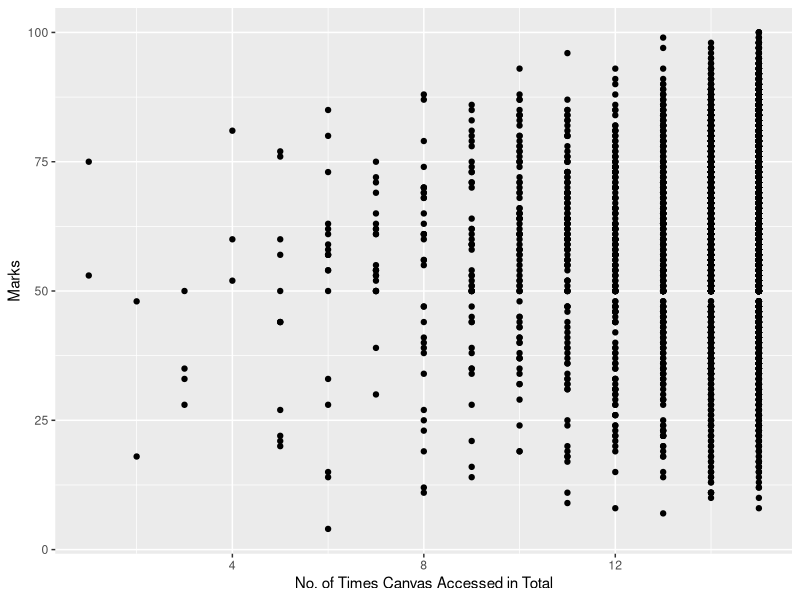

The R script that drew this image:
## ---- chunk 1
library(kableExtra)
library(dbplyr)
library(tidyverse)
library(ggplot2)

#Reading data from Data.csv
data = read.csv("data/Data.csv")
data_dom = subset(data, Dom.Int == 'Domestic', select = c(Mark, Unit.of.Study.Identifier))
data_int = subset(data, Dom.Int == 'International', select = c(Mark, Unit.of.Study.Identifier))

# Adding new Canvas_Total coloumn
## ---- chunk 2
dim(data)
## ---- chunk 3
class(data)
## ---- chunk 4
str(data)
## ---- chunk 5
t.test(data_dom$Mark, data_int$Mark)
## ---- chunk 6
table = data.frame("Units" = c("A","C","G","H","K","M","O","Q","S","T","V","W","X","Y","Z"), "P Value" = c(0.2232, 0.9894, 0.9338, "<2.2e-16", 0.9736, 0.9981, 0.9682, 0.9999, 0.006201, 0.02281, "4.337e-10", 0.9684, "7.623e-16", 0.1212, 0.04019))

table %>% kable() %>% kable_styling(bootstrap_options = "striped")
## ---- chunk 7
data$canvas_total = data %>% select(9:23) %>% rowSums()
ggplot(data, aes(x=data$canvas_total, y=data$Mark)) + geom_point() + xlab("No. of Times Canvas Accessed in Total") + ylab("Marks")
## ---- chunk 8
data_dom_A = data_dom[which(data_dom$Unit.of.Study.Identifier == 'UNIT A'), ]
data_int_A = data_int[which(data_int$Unit.of.Study.Identifier == 'UNIT A'), ]

t.test(data_dom_A$Mark, data_int_A$Mark, alternative = "greater")
## ---- chunk 9
data_dom_C = data_dom[which(data_dom$Unit.of.Study.Identifier == 'UNIT C'), ]
data_int_C = data_int[which(data_int$Unit.of.Study.Identifier == 'UNIT C'), ]

t.test(data_dom_C$Mark, data_int_C$Mark, alternative = "greater")
## ---- chunk 10
data_dom_G = data_dom[which(data_dom$Unit.of.Study.Identifier == 'UNIT G'), ]
data_int_G = data_int[which(data_int$Unit.of.Study.Identifier == 'UNIT G'), ]

t.test(data_dom_G$Mark, data_int_G$Mark, alternative = "greater")
## ---- chunk 11
data_dom_H = data_dom[which(data_dom$Unit.of.Study.Identifier == 'UNIT H'), ]
data_int_H = data_int[which(data_int$Unit.of.Study.Identifier == 'UNIT H'), ]

t.test(data_dom_H$Mark, data_int_H$Mark, alternative = "greater")
## ---- chunk 12
data_dom_K = data_dom[which(data_dom$Unit.of.Study.Identifier == 'UNIT K'), ]
data_int_K = data_int[which(data_int$Unit.of.Study.Identifier == 'UNIT K'), ]

t.test(data_dom_K$Mark, data_int_K$Mark, alternative = "greater")
## ---- chunk 13
data_dom_M = data_dom[which(data_dom$Unit.of.Study.Identifier == 'UNIT M'), ]
data_int_M = data_int[which(data_int$Unit.of.Study.Identifier == 'UNIT M'), ]

t.test(data_dom_M$Mark, data_int_M$Mark, alternative = "greater")
## ---- chunk 14
data_dom_O = data_dom[which(data_dom$Unit.of.Study.Identifier == 'UNIT O'), ]
data_int_O = data_int[which(data_int$Unit.of.Study.Identifier == 'UNIT O'), ]

t.test(data_dom_O$Mark, data_int_O$Mark, alternative = "greater")
## ---- chunk 15
data_dom_Q = data_dom[which(data_dom$Unit.of.Study.Identifier == 'UNIT Q'), ]
data_int_Q = data_int[which(data_int$Unit.of.Study.Identifier == 'UNIT Q'), ]

t.test(data_dom_Q$Mark, data_int_Q$Mark, alternative = "greater")
## ---- chunk 16
data_dom_S = data_dom[which(data_dom$Unit.of.Study.Identifier == 'UNIT S'), ]
data_int_S = data_int[which(data_int$Unit.of.Study.Identifier == 'UNIT S'), ]

t.test(data_dom_S$Mark, data_int_S$Mark, alternative = "greater")
## ---- chunk 17
data_dom_T = data_dom[which(data_dom$Unit.of.Study.Identifier == 'UNIT T'), ]
data_int_T = data_int[which(data_int$Unit.of.Study.Identifier == 'UNIT T'), ]

t.test(data_dom_T$Mark, data_int_T$Mark, alternative = "greater")
## ---- chunk 18
data_dom_V = data_dom[which(data_dom$Unit.of.Study.Identifier == 'UNIT V'), ]
data_int_V = data_int[which(data_int$Unit.of.Study.Identifier == 'UNIT V'), ]

t.test(data_dom_V$Mark, data_int_V$Mark, alternative = "greater")
## ---- chunk 19
data_dom_W = data_dom[which(data_dom$Unit.of.Study.Identifier == 'UNIT W'), ]
data_int_W = data_int[which(data_int$Unit.of.Study.Identifier == 'UNIT W'), ]

t.test(data_dom_W$Mark, data_int_W$Mark, alternative = "greater")
## ---- chunk 20
data_dom_X = data_dom[which(data_dom$Unit.of.Study.Identifier == 'UNIT X'), ]
data_int_X = data_int[which(data_int$Unit.of.Study.Identifier == 'UNIT X'), ]

t.test(data_dom_X$Mark, data_int_X$Mark, alternative = "greater")
## ---- chunk 21
data_dom_Y = data_dom[which(data_dom$Unit.of.Study.Identifier == 'UNIT Y'), ]
data_int_Y = data_int[which(data_int$Unit.of.Study.Identifier == 'UNIT Y'), ]

t.test(data_dom_Y$Mark, data_int_Y$Mark, alternative = "greater")
## ---- chunk 22
data_dom_Z = data_dom[which(data_dom$Unit.of.Study.Identifier == 'UNIT Z'), ]
data_int_Z = data_int[which(data_int$Unit.of.Study.Identifier == 'UNIT Z'), ]

t.test(data_dom_Z$Mark, data_int_Z$Mark, alternative = "greater")
